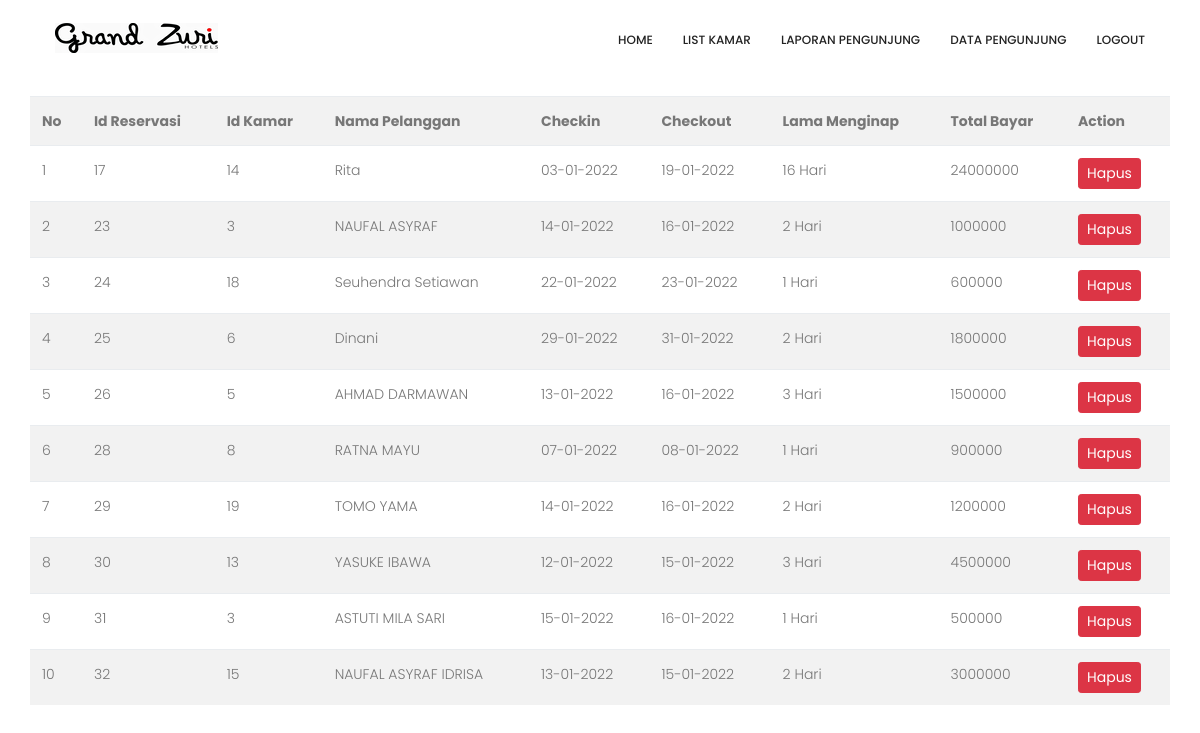
Page /index2.php?p=data_pengunjung on the committed database.
### tables this page shows
CREATE TABLE `reservasi` (
  `idreservasi` int(11) NOT NULL,
  `idkamar` int(11) NOT NULL,
  `idpelanggan` int(11) NOT NULL,
  `tglcheckin` date NOT NULL,
  `tglcheckout` date NOT NULL
);

CREATE TABLE `pelanggan` (
  `idpelanggan` int(11) NOT NULL,
  `nama` varchar(50) NOT NULL,
  `email` varchar(50) NOT NULL,
  `telepon` varchar(15) NOT NULL
);

CREATE TABLE `kamar` (
  `idkamar` int(11) NOT NULL,
  `idjeniskamar` int(11) NOT NULL,
  `nama_kamar` varchar(30) NOT NULL,
  `harga` varchar(30) NOT NULL
);

### data_reservasi.php (the view, shortened to what this page needs)
<!doctype html>
<html lang="en">
    <head>
        <link rel="stylesheet" href="css/bootstrap.css">
        <link rel="stylesheet" href="vendors/linericon/style.css">
        <link rel="stylesheet" href="css/font-awesome.min.css">
        <link rel="stylesheet" href="vendors/owl-carousel/owl.carousel.min.css">
        <link rel="stylesheet" href="vendors/bootstrap-datepicker/bootstrap-datetimepicker.min.css">
        <link rel="stylesheet" href="vendors/nice-select/css/nice-select.css">
        <link rel="stylesheet" href="vendors/owl-carousel/owl.carousel.min.css">
        <link rel="stylesheet" href="css/style.css">
        <link rel="stylesheet" href="css/responsive.css">
    </head>
    <br>
    <br>
    <br>
    <br>
    <body>
    <div class="col">
    <div class="row-md-5">
        <table class="table table-striped table-hover">
            <tr>
                <th>No</th>
                <th>Id Reservasi</th>
                <th>Id Kamar</th>
                <th>Nama Pelanggan</th>
                <th>Checkin</th>
                <th>Checkout</th>
                <th>Lama Menginap</th>
                <th>Total Bayar</th>
                <th>Action</th>
            </tr>
            <?php
            include 'koneksi.php';
            $no_urut=1;
            $data = mysqli_query($db, "SELECT * FROM  reservasi JOIN kamar USING(idkamar) JOIN pelanggan USING(idpelanggan)");
            while ($d = mysqli_fetch_array($data)) {
            ?>
                <tr>
                    <td><?php echo $no_urut++; ?></td>
                    <td><?php echo $d['idreservasi']; ?></td>
                    <td><?php echo $d['idkamar']; ?></td>
                    <td><?php echo $d['nama']; ?></td>
                    <td><?php echo $d["tglcheckin"] = date('d-m-Y', strtotime($d["tglcheckin"])); ?></td>
                    <td><?php echo $d["tglcheckout"] = date('d-m-Y', strtotime($d["tglcheckout"])); ?></td>
                    <td><?php
                                $awal  = date_create($d["tglcheckin"] );
                                $akhir = date_create($d["tglcheckout"]);
                                $diff  = date_diff( $awal, $akhir );
                                echo $diff->d . ' Hari ';
                                ?></td>
                    <td><?php echo $d['harga']*$diff->d;
                    ?></td>
                    <td>
                    <a href="index2.php?p=hapus_reservasi&&idreservasi=<?php echo $d['idreservasi']; ?>" class="btn btn-sm btn-danger" onclick="return confirm('Yakin ingin menghapus?')">Hapus</a>
                </td>
                </tr>
                <?php
                }
                ?>
        </table>
    </div>
    </div>
</div>
            </body>
            </html>

### css/style.css (style rules this page uses)
a { text-decoration: none; -webkit-transition: all 0.3s ease-in-out; -o-transition: all 0.3s ease-in-out; transition: all 0.3s ease-in-out; }
body { line-height: 24px; font-size: 14px; font-family: "Poppins", sans-serif; font-weight: 300; color: #777777; }

### rows in the picture
reservasi: idreservasi "17", idkamar "14", idpelanggan.nama "Rita", tglcheckin "03-01-2022", tglcheckout "19-01-2022", d "16", $d['harga']*$diff->d "24000000"
reservasi: idreservasi "23", idkamar "3", idpelanggan.nama "NAUFAL ASYRAF", tglcheckin "14-01-2022", tglcheckout "16-01-2022", d "2", $d['harga']*$diff->d "1000000"
reservasi: idreservasi "24", idkamar "18", idpelanggan.nama "Seuhendra Setiawan", tglcheckin "22-01-2022", tglcheckout "23-01-2022", d "1", $d['harga']*$diff->d "600000"
reservasi: idreservasi "25", idkamar "6", idpelanggan.nama "Dinani", tglcheckin "29-01-2022", tglcheckout "31-01-2022", d "2", $d['harga']*$diff->d "1800000"
reservasi: idreservasi "26", idkamar "5", idpelanggan.nama "AHMAD DARMAWAN", tglcheckin "13-01-2022", tglcheckout "16-01-2022", d "3", $d['harga']*$diff->d "1500000"
reservasi: idreservasi "28", idkamar "8", idpelanggan.nama "RATNA MAYU", tglcheckin "07-01-2022", tglcheckout "08-01-2022", d "1", $d['harga']*$diff->d "900000"
reservasi: idreservasi "29", idkamar "19", idpelanggan.nama "TOMO YAMA", tglcheckin "14-01-2022", tglcheckout "16-01-2022", d "2", $d['harga']*$diff->d "1200000"
reservasi: idreservasi "30", idkamar "13", idpelanggan.nama "YASUKE IBAWA", tglcheckin "12-01-2022", tglcheckout "15-01-2022", d "3", $d['harga']*$diff->d "4500000"
reservasi: idreservasi "31", idkamar "3", idpelanggan.nama "ASTUTI MILA SARI", tglcheckin "15-01-2022", tglcheckout "16-01-2022", d "1", $d['harga']*$diff->d "500000"
reservasi: idreservasi "32", idkamar "15", idpelanggan.nama "NAUFAL ASYRAF IDRISA", tglcheckin "13-01-2022", tglcheckout "15-01-2022", d "2", $d['harga']*$diff->d "3000000"
